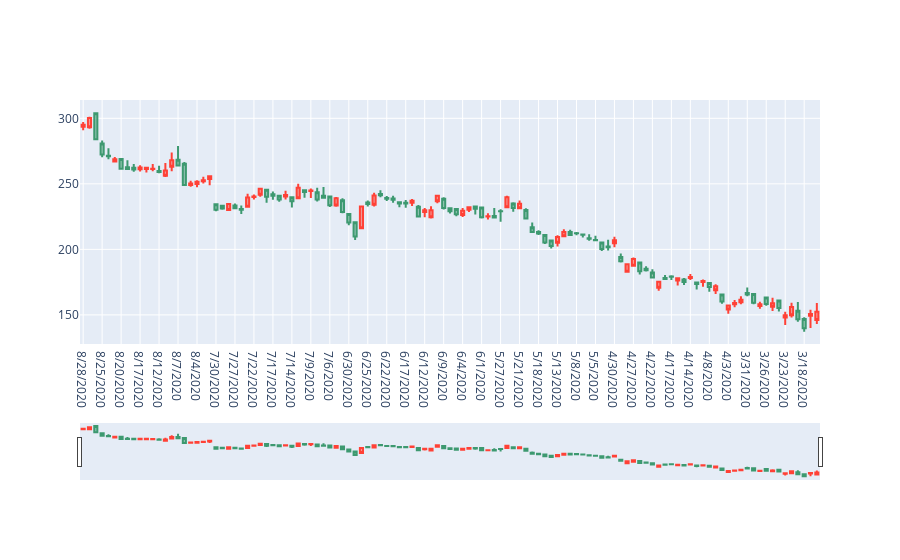

The notebook cell this image was saved under:
### Code cell
fig = go.Figure(data=[go.Candlestick(x=Facebook['Date'],
                                    open = Facebook['Open'],
                                    high = Facebook['High'],
                                    low = Facebook['Low'],
                                    close = Facebook['Close'])])
fig.show()
